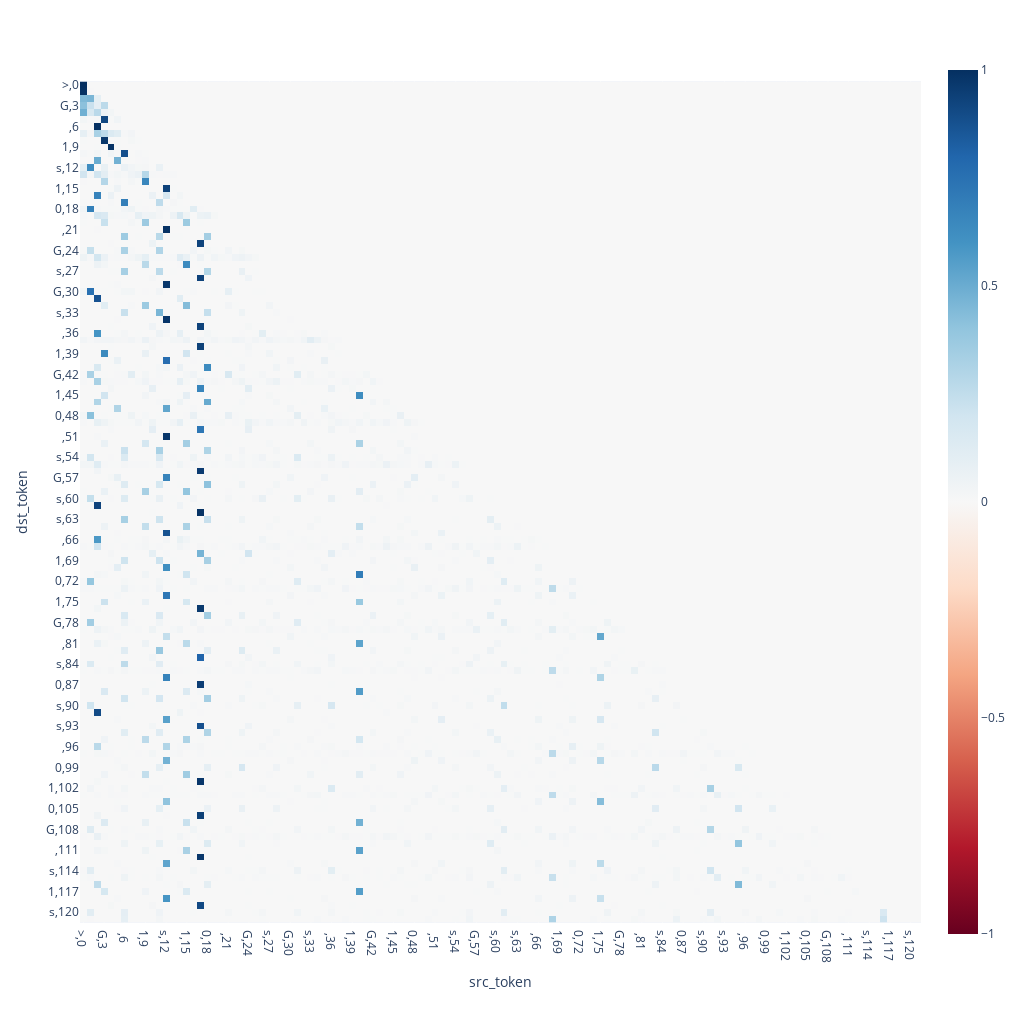

The notebook cell saved with this chart:
### Code cell
test_input = next(generate_dataset(n=4))
test_input_tokens = tokenizer.str_to_tokens(test_input)
logits, cache = model.run_with_cache(torch.tensor(test_input_tokens))

for k in cache:
    print(f"{k} {cache[k].shape}")

attn_pattern = cache["pattern", 0]
print(attn_pattern.shape)

limit = sequence_len(n_comb)
opts = {
    "x": [f"{c},{i}" for i, c in enumerate(test_input[:limit])],
    "y": [f"{c},{i}" for i, c in enumerate(test_input[:limit])],
}

print(test_input)
imshow(attn_pattern[-1,-1][:limit,:limit], xaxis="src_token", yaxis="dst_token", **opts)

### Figure 1 — Plotly figure (JSON) as saved in the notebook; plotly's stock layout.template omitted (floating-point values rounded to 4 significant figures; data arrays with more than 128 entries replaced by an {"elided": "..."} marker saying what was removed)
{"data": [{"coloraxis": "coloraxis", "hovertemplate": "src_token: %{x}<br>dst_token: %{y}<br>color: %{z}<extra></extra>", "name": "0", "type": "heatmap", "x": [">,0", " ,1", "s,2", "G,3", "0,4", "1,5", " ,6", "s,7", "G,8", "1,9", "0,10", " ,11", "s,12", "0,13", "G,14", "1,15", " ,16", "s,17", "0,18", "1,19", "G,20", " ,21", "s,22", "1,23", "G,24", "0,25", " ,26", "s,27", "1,28", "0,29", "G,30", " ,31", "G,32", "s,33", "0,34", "1,35", " ,36", "G,37", "s,38", "1,39", "0,40", " ,41", "G,42", "0,43", "s,44", "1,45", " ,46", "G,47", "0,48", "1,49", "s,50", " ,51", "G,52", "1,53", "s,54", "0,55", " ,56", "G,57", "1,58", "0,59", "s,60", " ,61", "0,62", "s,63", "G,64", "1,65", " ,66", "0,67", "s,68", "1,69", "G,70", " ,71", "0,72", "G,73", "s,74", "1,75", " ,76", "0,77", "G,78", "1,79", "s,80", " ,81", "0,82", "1,83", "s,84", "G,85", " ,86", "0,87", "1,88", "G,89", "s,90", " ,91", "1,92", "s,93", "G,94", "0,95", " ,96", "1,97", "s,98", "0,99", "G,100", " ,101", "1,102", "G,103", "s,104", "0,105", " ,106", "1,107", "G,108", "0,109", "s,110", " ,111", "1,112", "0,113", "s,114", "G,115", " ,116", "1,117", "0,118", "G,119", "s,120", ".,121"], "xaxis": "x", "y": [">,0", " ,1", "s,2", "G,3", "0,4", "1,5", " ,6", "s,7", "G,8", "1,9", "0,10", " ,11", "s,12", "0,13", "G,14", "1,15", " ,16", "s,17", "0,18", "1,19", "G,20", " ,21", "s,22", "1,23", "G,24", "0,25", " ,26", "s,27", "1,28", "0,29", "G,30", " ,31", "G,32", "s,33", "0,34", "1,35", " ,36", "G,37", "s,38", "1,39", "0,40", " ,41", "G,42", "0,43", "s,44", "1,45", " ,46", "G,47", "0,48", "1,49", "s,50", " ,51", "G,52", "1,53", "s,54", "0,55", " ,56", "G,57", "1,58", "0,59", "s,60", " ,61", "0,62", "s,63", "G,64", "1,65", " ,66", "0,67", "s,68", "1,69", "G,70", " ,71", "0,72", "G,73", "s,74", "1,75", " ,76", "0,77", "G,78", "1,79", "s,80", " ,81", "0,82", "1,83", "s,84", "G,85", " ,86", "0,87", "1,88", "G,89", "s,90", " ,91", "1,92", "s,93", "G,94", "0,95", " ,96", "1,97", "s,98", "0,99", "G,100", " ,101", "1,102", "G,103", "s,104", "0,105", " ,106", "1,107", "G,108", "0,109", "s,110", " ,111", "1,112", "0,113", "s,114", "G,115", " ,116", "1,117", "0,118", "G,119", "s,120", ".,121"], "yaxis": "y", "z": {"elided": "122x122 float values"}}], "layout": {"coloraxis": {"cmid": 0, "colorscale": [[0, "rgb(103,0,31)"], [0.1, "rgb(178,24,43)"], [0.2, "rgb(214,96,77)"], [0.3, "rgb(244,165,130)"], [0.4, "rgb(253,219,199)"], [0.5, "rgb(247,247,247)"], [0.6, "rgb(209,229,240)"], [0.7, "rgb(146,197,222)"], [0.8, "rgb(67,147,195)"], [0.9, "rgb(33,102,172)"], [1, "rgb(5,48,97)"]]}, "height": 1024, "margin": {"t": 60}, "width": 1024, "xaxis": {"anchor": "y", "constrain": "domain", "domain": [0, 1], "scaleanchor": "y", "title": {"text": "src_token"}}, "yaxis": {"anchor": "x", "autorange": "reversed", "constrain": "domain", "domain": [0, 1], "title": {"text": "dst_token"}}}}
